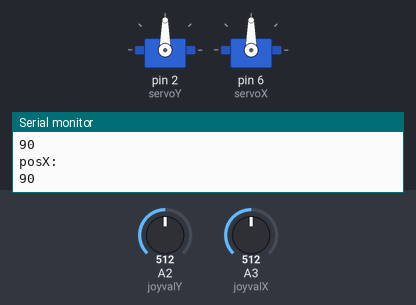
Recording of a sketch running on a simulated Arduino Uno, built with avr-gcc and run on an emulated ATmega328P. On the bench: 2 × servo, the last lines printed to the serial monitor. The test bench sets the inputs (shaded band); at power-on: A2 (joyvalY) = 512, A3 (joyvalX) = 512.

Above: at 2.3 s.
2.4 s: A2 (joyvalY) set to 716
At 3.4 s:
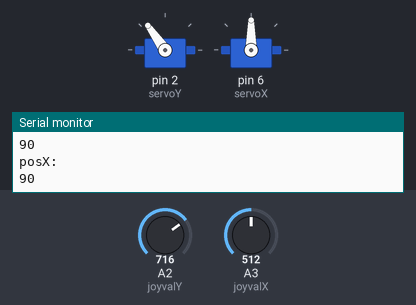
4.5 s: A3 (joyvalX) set to 306
At 6.1 s:
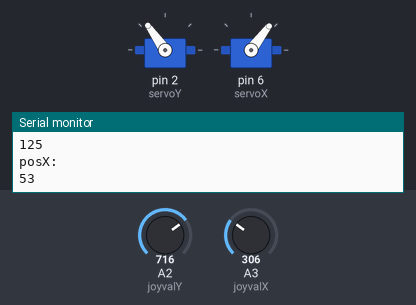
6.6 s: A2 (joyvalY) set to 900
At 8.1 s:
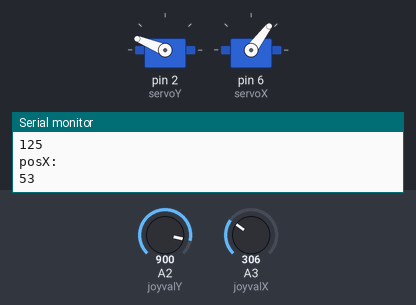
9.0 s: A3 (joyvalX) set to 122
At 10.7 s:
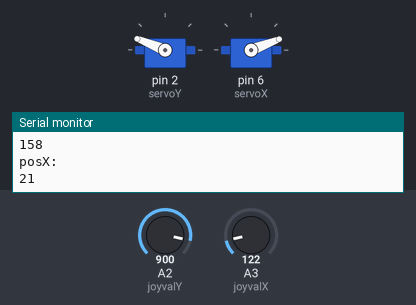
11.1 s: A3 (joyvalX) set to 0
At 13.2 s:
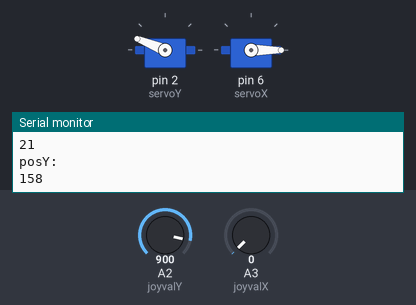
14.0 s: A2 (joyvalY) set to 1023
At 16.4 s:
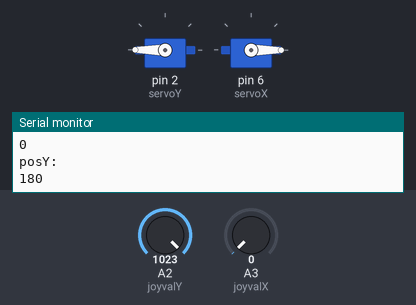
Timing chart, 0 to 17.5 s (numbered marks = the images above; inputs shaded):
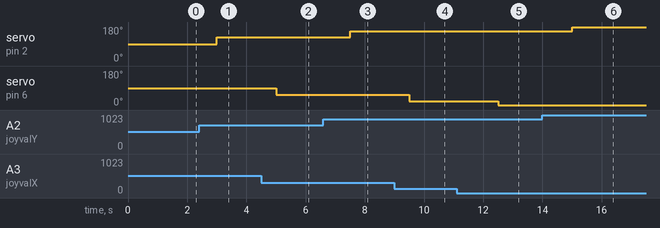

Measured:
- after the input at 2.4 s, servo on pin 2 (servoY): 90° → 125° after 0.60 s
- after the input at 4.5 s, servo on pin 6 (servoX): 90° → 53° after 0.50 s
- after the input at 6.6 s, servo on pin 2 (servoY): 125° → 158° after 0.91 s
- after the input at 9.0 s, servo on pin 6 (servoX): 53° → 21° after 0.51 s
- after the input at 11.1 s, servo on pin 6 (servoX): 21° → 0° after 1.4 s
- after the input at 14.0 s, servo on pin 2 (servoY): 158° → 180° after 1.0 s

The sketch:

JoystickServoController_copy_20260305104733.ino
```cpp
   #include<Servo.h> //inmport Servo library

   Servo servoY; //name servo motor

   Servo servoX;

   int posX; // declare posX and posY in the global scope now they can be used anywhere
   int posY;

   #define joyvalX A3//  connect the joyvalX wire to pin 3 to one joystick

   #define joyvalY A2 // connect the joyvalY wire to pin 2 of another joystick

void setup() {


   servoY.attach(2); // attach the servo signal wire to pin 2

   servoX.attach(6); //attach the servo signal wire to pin 6

   Serial.begin(9600);// begin serial monitor with a rate of 9600 bits per second

}

void loop() {
       //Everything for the joystick and servos goes inside the loop to run continuously

    int JoyX=analogRead(joyvalX); // movement from joystick x-axis is tracked and read by analog pin 3 A3

    int JoyY=analogRead(joyvalY);// movement from the joystick y-axis is tracked and read by analog pin 2 A2

   posX= map(JoyX,0,1023,0,180);

    posY= map(JoyY,0,1023,0,180);//when the joystick moves the values are read that change due to resistance
      //map converts those values into 10 bits 0-1023 then 0-180 degrees to control the servo when the joystick moves

    servoY.write(posY);
    delay(500);
    servoX.write(posX);

      delay(500);// a half second delay to keep track of the position

      Serial.println("posY:" ); Serial.println(posY);
       delay(500);
      Serial.println("posX:" );  Serial.println(posX);


}
```
